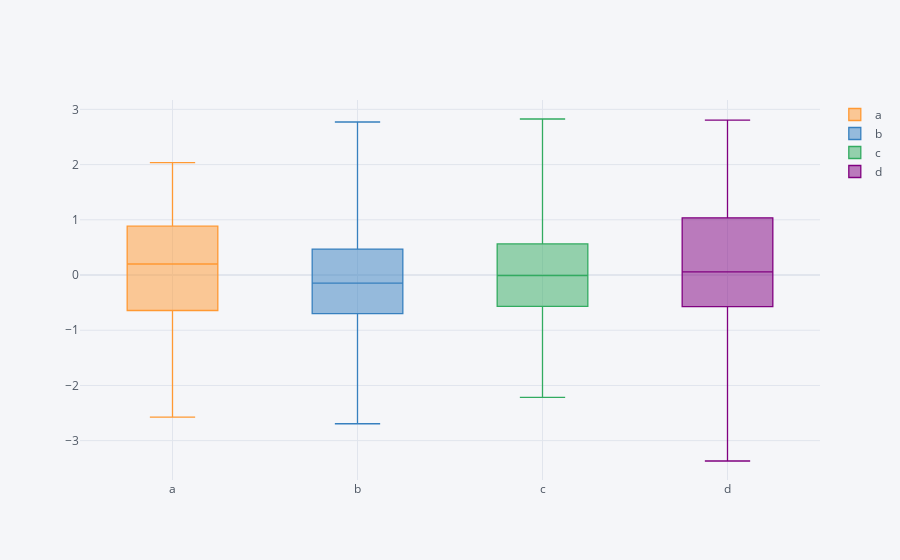

Notebook code cell kept with this figure:
### Code cell
df.iplot(kind="box",x="a",y="b")
